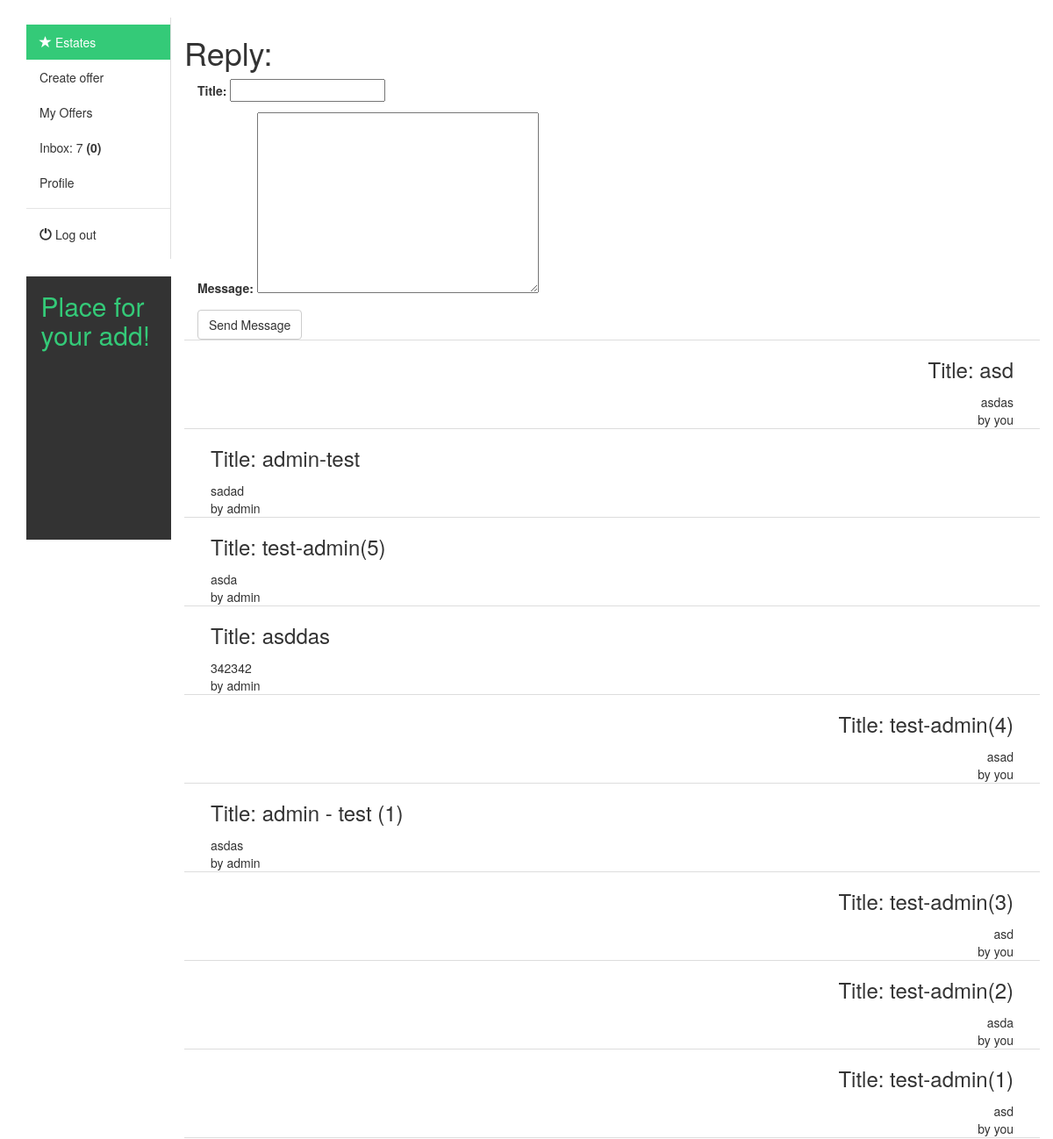
Before: /accounts/chat/2/reply/ (signed in) with the older database file.
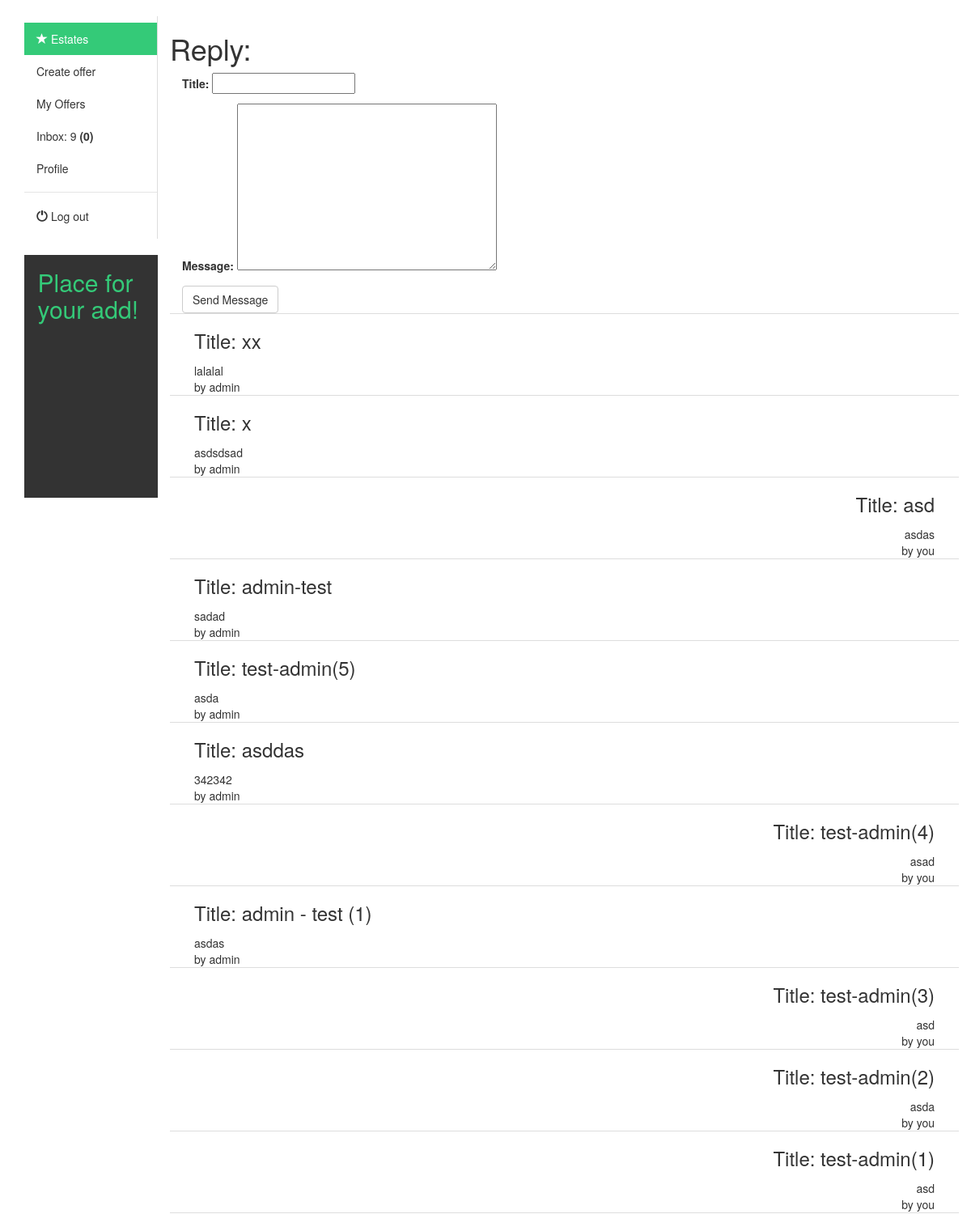
After: the same page with the newer database file.
### estate_app/models.py (models this page shows, shortened)
class UserMessages(models.Model):
    title        = models.CharField(max_length = 255)
    message      = models.TextField(max_length = 5000)
    msg_sender   = models.ForeignKey(User, on_delete = models.CASCADE, related_name = 'msg_sender')
    msg_receiver = models.ForeignKey(User, on_delete = models.CASCADE, related_name = 'msg_receiver')
    is_read      = models.BooleanField(default = False)

### accounts/views.py (the view, shortened to what this page needs)
# urls.py: path('chat/<int:pk>/reply/', views.ChatReplyView.as_view(), name='chat_details'),
class ChatReplyView(LoginRequiredMixin, CreateView):
    model = estate_models.UserMessages
    template_name = 'accounts/chat_reply.html'
    fields = ('title', 'message')
    def get_context_data(self, **kwargs):
        context = super().get_context_data(**kwargs)
        messages = estate_models.UserMessages.objects.filter(
            msg_receiver = self.request.user, msg_sender = self.kwargs['pk'])
        for msg in messages:
            if msg.is_read == False:
                estate_models.UserMessages.objects.get(
                id = msg.id).read_msg()
        context['form'] = self.get_form(estate_forms.MessagesForm)
        context['usermessages_list'] = estate_models.UserMessages.objects.filter((
            (Q(msg_receiver = self.request.user) & Q(msg_sender = self.kwargs['pk']))
            | (Q(msg_receiver = self.kwargs['pk']) & Q(msg_sender = self.request.user)))).order_by('-pk')
        return context

### estate_app/forms.py
class MessagesForm(forms.ModelForm):
    class Meta():
        model = models.UserMessages
        fields = ['title', 'message']

### common_tags/templatetags/my_tags.py (called while the page is built)
@register.simple_tag
def total_messages(user_id):
    total_messages = estate_models.UserMessages.objects.filter(
        msg_receiver = user_id).count()
    return total_messages

@register.simple_tag
def unread_messages(user_id):
    unread = estate_models.UserMessages.objects.filter(
        msg_receiver = user_id, is_read = False).count()
    return unread

### accounts/templates/accounts/chat_reply.html (shortened to what this page needs)
{% extends "base.html" %}
{% load bootstrap3 %}
{% block content %}
<h1>Reply:</h1>
<div class="col-sm-10 pull-right blogShort">
  <form method="post">
    {{form.as_p}}
    <input class="btn btn-default" type="submit" name="" value="Send Message">
  </form>
</div>
{% for msg in usermessages_list %}
  {% if msg.msg_sender == user %}
  <div class="col-sm-10 pull-right blogShort">
    <div class="col-sm-9 pull-right">
      <div>
        <h3 class="pull-right">Title: {{msg.title}}</h3>
      </div>
      <div class="msg-by-user">
        <br> <br> <br>
          {{msg.message}}
          <br> by you
      </div>
    </div>
  </div>
  {% else %}
  <div class="col-sm-10 pull-right blogShort">
    <div class="col-sm-9 pull-left">
      <div>
        <h3 class="pull-left">Title: {{msg.title}}</h3>
      </div>
      <div class="msg-by-other">
        <br> <br> <br>
        {{msg.message}} <br>
        by {{msg.msg_sender}}
      </div>
    </div>
  </div>
  {% endif %}
{% endfor %}
{% endblock %}

### templates/base.html (shortened to what this page needs)
<!DOCTYPE html>
{% load static %}
{% load my_tags %}
<html lang="en" dir="ltr">
  <head>
    <link href="//netdna.bootstrapcdn.com/bootstrap/3.0.0/css/bootstrap.min.css" rel="stylesheet" id="bootstrap-css">
    <link rel="stylesheet" href="{% static 'estate_pro/css/master.css' %}" type="text/css">
  </head>
  <body>
  <div class="container">
	 <div id="blog" class="row">
          <div class="col-sm-2 paddingTop20">
            <nav class="nav-sidebar">
                <ul class="nav">
                    <li class="active"><a href="{%url 'estate_app:property_list_view' %}"><span class="glyphicon glyphicon-star"></span> Estates</a></li>
                    {% if user.is_authenticated %}
                      <li><a href="{% url 'estate_app:property_create_form' %}">Create offer</a></li>
                      <li><a href="{% url 'estate_app:my_offers_list' %}">My Offers</a></li>
                      <li><a href="{% url 'accounts:chat' %}">
                        Inbox: {% total_messages user.id %} <b> ({% unread_messages user.id %})</b> </a> </li>
                      <li> <a href="{% url 'accounts:details_view' pk=user.id %}">Profile</a></li>
                      <li class="nav-divider"></li>
                      <li><a href="{% url 'accounts:logout'%}"><i class="glyphicon glyphicon-off"></i> Log out</a></li>
                    {% else %}
                      <li class="nav-divider"></li>
                      <li> <a href="{% url 'accounts:login' %}"><i class="glyphicon glyphicon-off"></i> Log in </a></li>
                    {% endif %}
                </ul>
            </nav>
                      <div><h2 class="add">Place for your add!</h2></div>
        </div>
        {% block content %}
        {% endblock %}
             </div>
          </div>
  </body>
</html>

Changed rows visible on the page:
added UserMessages: title "xx", message "lalalal", msg_sender "admin"
added UserMessages: title "x", message "asdsdsad", msg_sender "admin"
Other visible differences:
text no longer shown: "7"
text now shown: "9"
